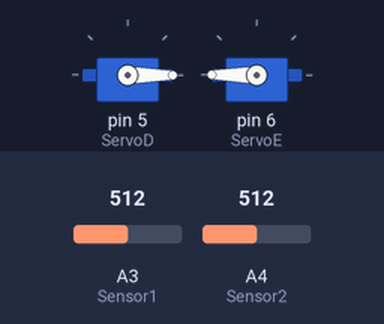
The sketch below on a simulated Arduino Uno, built with avr-gcc and run on an emulated ATmega328P. Shown: 2 × servo. The test bench sets the inputs (shaded band); at power-on: A3 (Sensor1) = 512, A4 (Sensor2) = 512.

Above: at 1.2 s.
1.3 s: A3 (Sensor1) set to 457
2.8 s: A3 (Sensor1) set to 432
At 3.6 s:
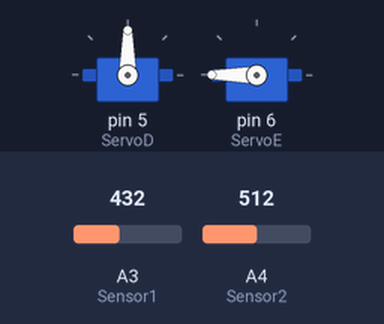
4.3 s: A4 (Sensor2) set to 466
5.8 s: A4 (Sensor2) set to 433
At 7.0 s:
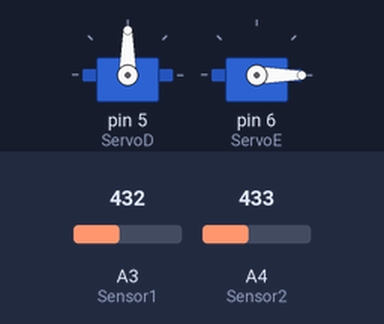
7.3 s: A3 (Sensor1) set to 460
At 8.3 s:
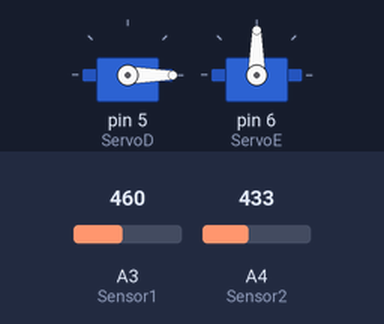
8.8 s: A3 (Sensor1) set to 440
At 9.4 s:
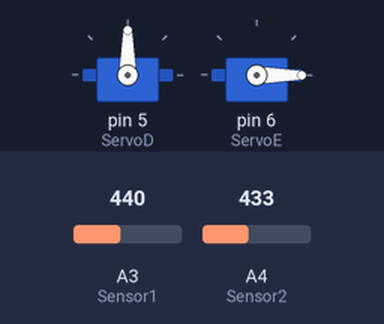
Timing chart, 0 to 11.3 s (numbered marks = the images above; inputs shaded):
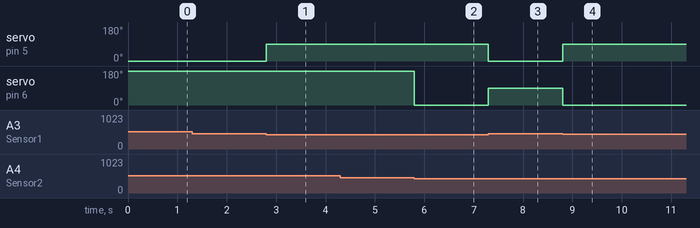

Measured:
- the behaviour switches between 450 and 449 on A3 (Sensor1) (found by bisection; images 0 and 1)
- the behaviour switches between 450 and 449 on A4 (Sensor2) (found by bisection; images 1 and 2)
- after the input at 1.3 s, every drawn part: stays the same
- after the input at 2.8 s, servo on pin 5 (ServoD): 0° → 90° at once
- after the input at 4.3 s, every drawn part: stays the same
- after the input at 5.8 s, servo on pin 6 (ServoE): 180° → 0° at once
- after the input at 7.3 s, servo on pin 5 (ServoD): 90° → 0° at once; servo on pin 6 (ServoE): 0° → 90° at once
- after the input at 8.8 s, servo on pin 5 (ServoD): 0° → 90° at once; servo on pin 6 (ServoE): 90° → 0° at once

The sketch:

Carrinho_seguidor_de_linha.ino
```cpp
 #include <Servo.h>
 Servo ServoD;
 Servo ServoE;
 int Sensor1 = 3;
 int Valor_Sensor1 = 0;
 int Sensor2 = 4;
 int Valor_Sensor2 = 0;

 void setup(){

  ServoD.attach(5);
  ServoE.attach(6);
 }
 void loop(){
  Valor_Sensor1 = analogRead(Sensor1);
  Valor_Sensor2 = analogRead(Sensor2);
  if((Valor_Sensor1 > 450) && (Valor_Sensor2 > 450)){
  ServoD.write(0);
  ServoE.write(180);
  }
  if((Valor_Sensor1 < 450) && (Valor_Sensor2 > 450)){
  ServoD.write(90);
  ServoE.write(180);
  }
  if((Valor_Sensor1 > 450) && (Valor_Sensor2 < 450)){
  ServoD.write(0);
  ServoE.write(90);
  }
  if((Valor_Sensor1 < 450) && (Valor_Sensor2 < 450)){ //caso os dois sensores
    ServoE.write(0);                                //saiam da linha
    ServoD.write(90);
   }
 }
```
